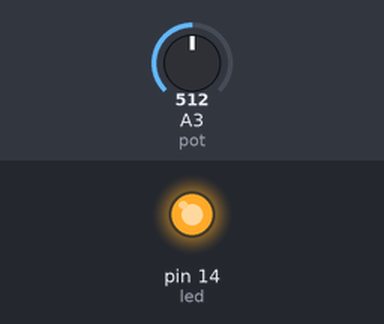
This sketch was run on a simulated Arduino Uno, built with avr-gcc and run on an emulated ATmega328P. Parts: output pins drawn as LEDs (lit = HIGH). The inputs (shaded band) are chosen by the test bench; at power-on: A3 (pot) = 512. What the sketch prints to the serial monitor is not drawn.

Above: at 1.2 s.
1.3 s: A3 (pot) set to 133
2.8 s: A3 (pot) set to 119
At 3.8 s:
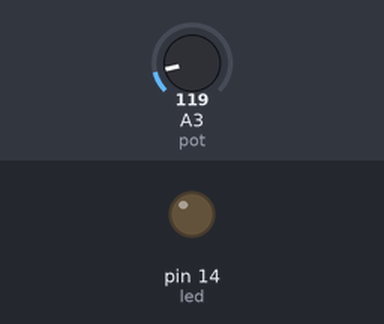
4.3 s: A3 (pot) set to 306
At 4.9 s:
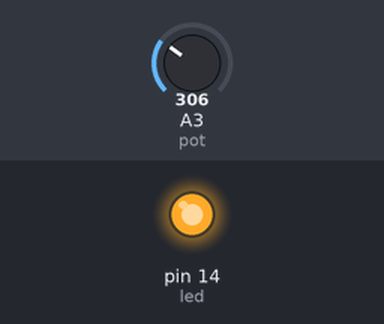
5.8 s: A3 (pot) set to 122
At 7.2 s:
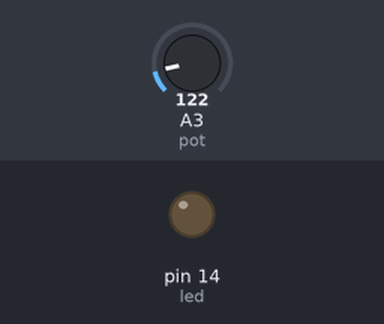
Timing chart, 0 to 8.3 s (numbered marks = the images above; inputs shaded):
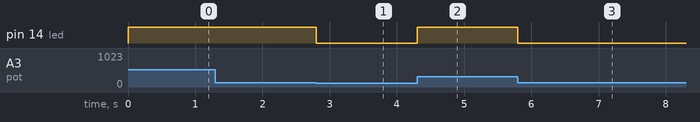

The sketch:

code.ino
```cpp
#define led 14 //D5
#define pot 17 //A0

void setup(){
  Serial.begin(115200);
  pinMode(led,OUTPUT);
  pinMode(pot,INPUT);
}

void loop(){
  int potenciometro=analogRead(pot);
  Serial.println(potenciometro);
  analogWrite(led,potenciometro);
}
```

Measured:
- the behaviour switches between 128 and 127 on A3 (pot) (found by bisection; images 0 and 1)
- after the input at 2.8 s, pin 14 (led): HIGH → LOW at once
- after the input at 4.3 s, pin 14 (led): LOW → HIGH at once
- after the input at 5.8 s, pin 14 (led): HIGH → LOW at once
